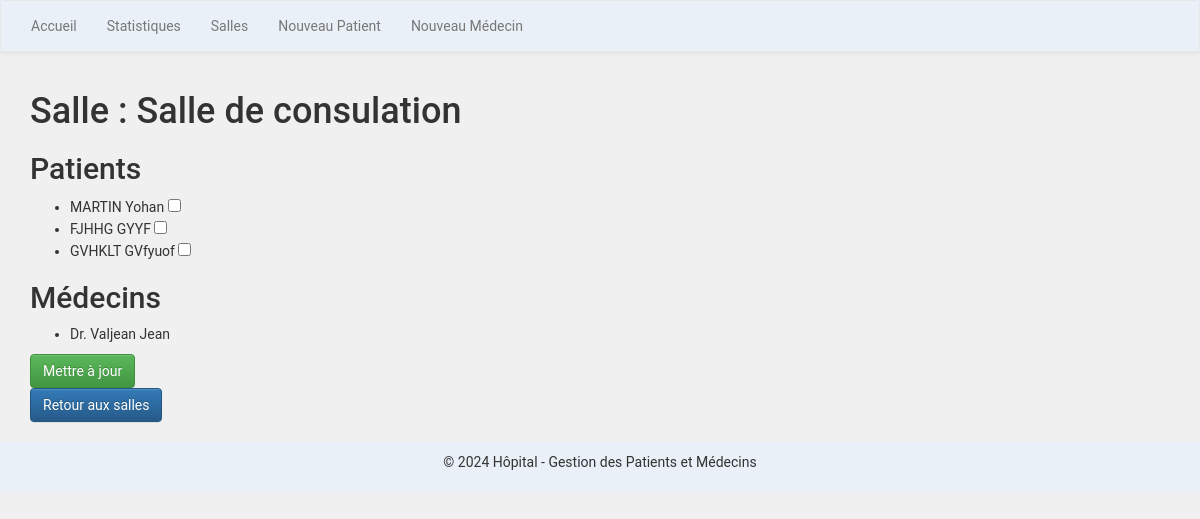
Page /salles/1/ on the earlier database version.
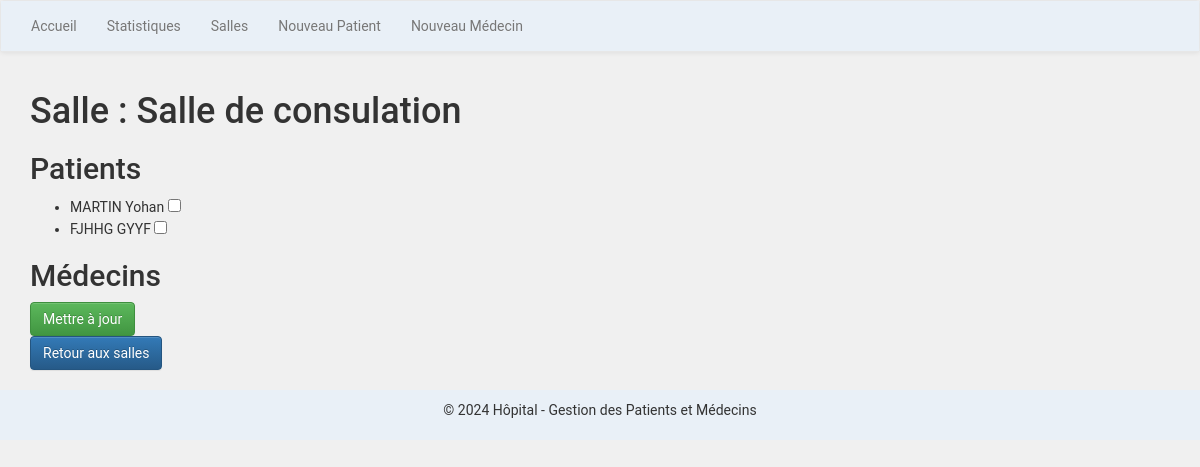
Same page on the later database version.
### hopital/models.py (models this page shows, shortened)
class Patient(models.Model):
    Etat_de_sante_liste = [
        ('Bonne santé', 'Bonne santé'),
        ('Décédé', 'Décédé'),
        ('Hospitalisé', 'Hospitalisé'),
        ('En opération', 'En opération'),
        ('Repos', 'Repos'),
        ('En réanimation', 'En réanimation'),
    ]
    numero_de_sécurite_sociale = models.IntegerField(null=False, blank=False)
    nom = models.CharField(max_length=100)
    prenom = models.CharField(max_length=100)
    date_naissance = models.DateField()
    date_arrivee = models.DateField(null=True, blank=True)
    etat_de_sante = models.CharField(
        max_length=50, choices=Etat_de_sante_liste, default='Bonne santé'
    )
    salle = models.ForeignKey('Salle', on_delete=models.SET_NULL, null=True, blank=True, related_name='patients')
    soigne = models.BooleanField(default=False)

class Medecin(models.Model):
    nom = models.CharField(max_length=100)
    prenom = models.CharField(max_length=100)
    date_naissance = models.DateField()
    salle = models.ForeignKey('Salle', on_delete=models.SET_NULL, null=True, blank=True, related_name='medecins')

### hopital/views.py (the view, shortened to what this page needs)
# urls.py: path('salles/<int:salle_id>/', views.detail_salle, name='detail_salle'),
def detail_salle(request, salle_id):
    salle = Salle.objects.get(id=salle_id)
    patients = salle.patients.all()
    medecins = salle.medecins.all()
    return render(request, 'hopital/detail_salle.html', {'salle': salle, 'patients': patients, 'medecins': medecins})

### hopital/templates/hopital/detail_salle.html (shortened to what this page needs)
{% extends "hopital/base.html" %}
{% block content %}
    <h1>Salle : {{ salle.nom }}</h1>
    <form method="post">
        <h2>Patients</h2>
        <ul>
            {% for patient in patients %}
                <li>
                    {{ patient.nom }} {{ patient.prenom }}
                    <input type="checkbox" name="patient-{{ patient.id }}" {% if patient.soigne %}checked{% endif %}>
                </li>
            {% endfor %}
        </ul>
        <h2>Médecins</h2>
        <ul>
            {% for medecin in medecins %}
                <li>Dr. {{ medecin.nom }} {{ medecin.prenom }}</li>
            {% endfor %}
        </ul>
        <button type="submit" class="btn btn-success">Mettre à jour</button>
    </form>
    <a href="{% url 'liste_salles' %}" class="btn btn-primary">Retour aux salles</a>
{% endblock %}

Differences in the rows shown:
removed Patient: nom "GVHKLT", prenom "GVfyuof"
removed Medecin: nom "Valjean", prenom "Jean"
